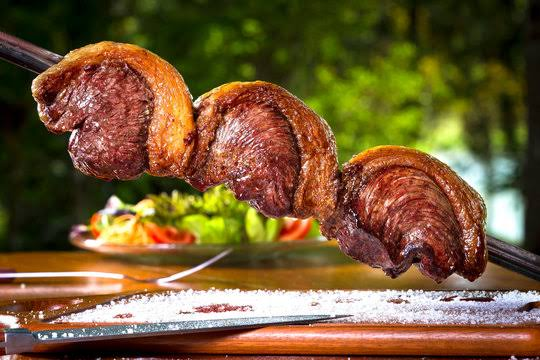
#> input picture churras.png, 540 x 360 px, given in place of astronauta.jpg, which was not available
$ jupyter execute quantizacao_imagens.ipynb   (text cells are left out)
#> lines starting #> are read from the running program, lines starting #| are printed output that depends on the picture; after the words box and inside, x2 and y2 are one past the last pixel; in counts of white or black regions, pixels touching at a corner belong together; pictures that were not available may be replaced by others from this repository, and a replacement may not be noted
[cell 1]
import cv2
import numpy as np
import matplotlib.pyplot as plt

[cell 2]
# from google.colab import files
# arquivo = files.upload()

[cell 3]
img_bgr = cv2.imread('astronauta.jpg')
#> img_bgr is the input picture: shape (360, 540, 3); mean B, G, R 52.2, 89.7, 116.5
img_rgb = cv2.cvtColor(img_bgr, cv2.COLOR_BGR2RGB) #convertendo bgr para rgb, so para exibicao

plt.figure(figsize=(4,4))
plt.imshow(img_rgb)
plt.title('Imagem original (RGB)')
plt.axis('off')
plt.show()

[cell 4]
img_grey = cv2.cvtColor(img_bgr, cv2.COLOR_BGR2GRAY) #convertendo bgr para cinza
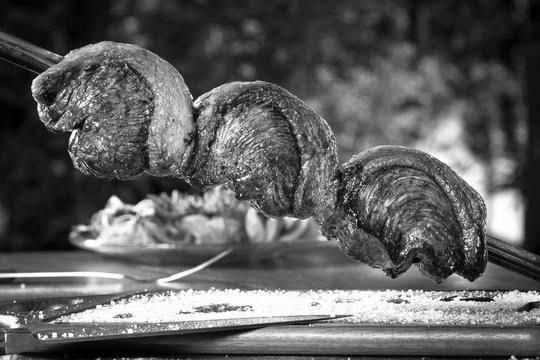
#> img_grey: shape (360, 540); min 0, max 255, mean 93.5

plt.figure(figsize=(4,4))
plt.imshow(img_grey, cmap='gray')
plt.title('Imagem em tons de cinza (8 bits, 256 niveis)')
plt.axis('off')
plt.show()

[cell 5]
def quantizar(img, bits):
    """Quantiza uma imagem em tons de cinza (0-255) para 2**bits niveis de intensidade,
    usando apenas operacoes com os valores dos pixels via NumPy."""
#> called with bits = 1
    niveis = 2 ** bits
    passo = 256 / niveis          # largura de cada faixa de intensidade

    indice_nivel = np.floor(img.astype(np.float64) / passo)   # a qual nivel (0..niveis-1) o pixel pertence
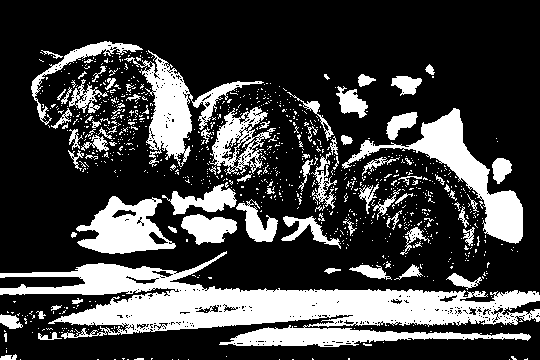
#> indice_nivel: shape (360, 540) float64; values 0 (black) and 1 (white), 25.9% white; 974 white regions (887 under 20 px), largest, box (x1, y1, x2, y2) and area: (0, 251, 540, 347) 21145, (342, 108, 523, 244) 5035, (124, 50, 264, 167) 3968
    indice_nivel = np.clip(indice_nivel, 0, niveis - 1)

    img_quant = (indice_nivel * passo).astype(np.uint8)       # volta para a escala 0-255
    return img_quant


bits_testados = [1, 2, 4, 8]
imagens_quantizadas = {bits: quantizar(img_grey, bits) for bits in bits_testados}
#> call 2 of quantizar, with bits = 2
#> in quantizar (call 2), `niveis = 2 ** bits`: niveis = 4
#> in quantizar (call 2), `passo = 256 / niveis`: passo = 64
#> in quantizar (call 2), `indice_nivel = np.floor(img.astype(np.float64) / passo)`:
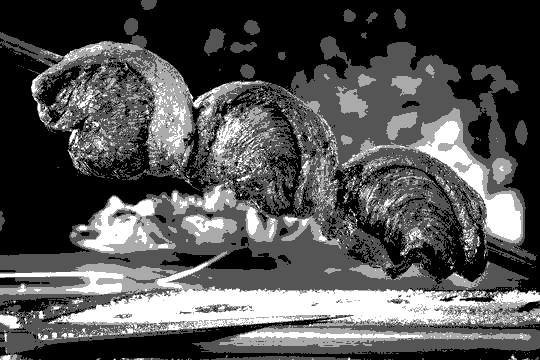
#> indice_nivel: shape (360, 540) float64; min 0, max 3, mean 0.968; drawn with min black and max white
#> in quantizar (call 2), `img_quant = (indice_nivel * passo).astype(np.uint8)`:
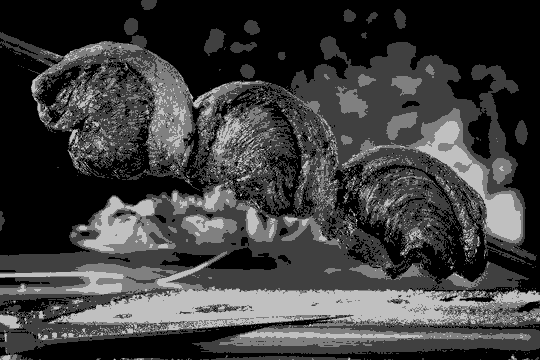
#> img_quant: shape (360, 540); min 0, max 192, mean 61.9
#> imagens_quantizadas = 4 items

[cell 6]
fig, ax = plt.subplots(1, 5, figsize=(18, 4))

ax[0].imshow(img_grey, cmap='gray', vmin=0, vmax=255)
ax[0].set_title('Original\n(8 bits, 256 niveis)')
ax[0].axis('off')

for i, bits in enumerate(bits_testados, start=1):
    niveis = 2 ** bits
    ax[i].imshow(imagens_quantizadas[bits], cmap='gray', vmin=0, vmax=255)
    ax[i].set_title(f'{bits} bit(s)\n({niveis} niveis)')
    ax[i].axis('off')

plt.tight_layout()
plt.savefig('quantizacao.png', dpi=150)
plt.show()
